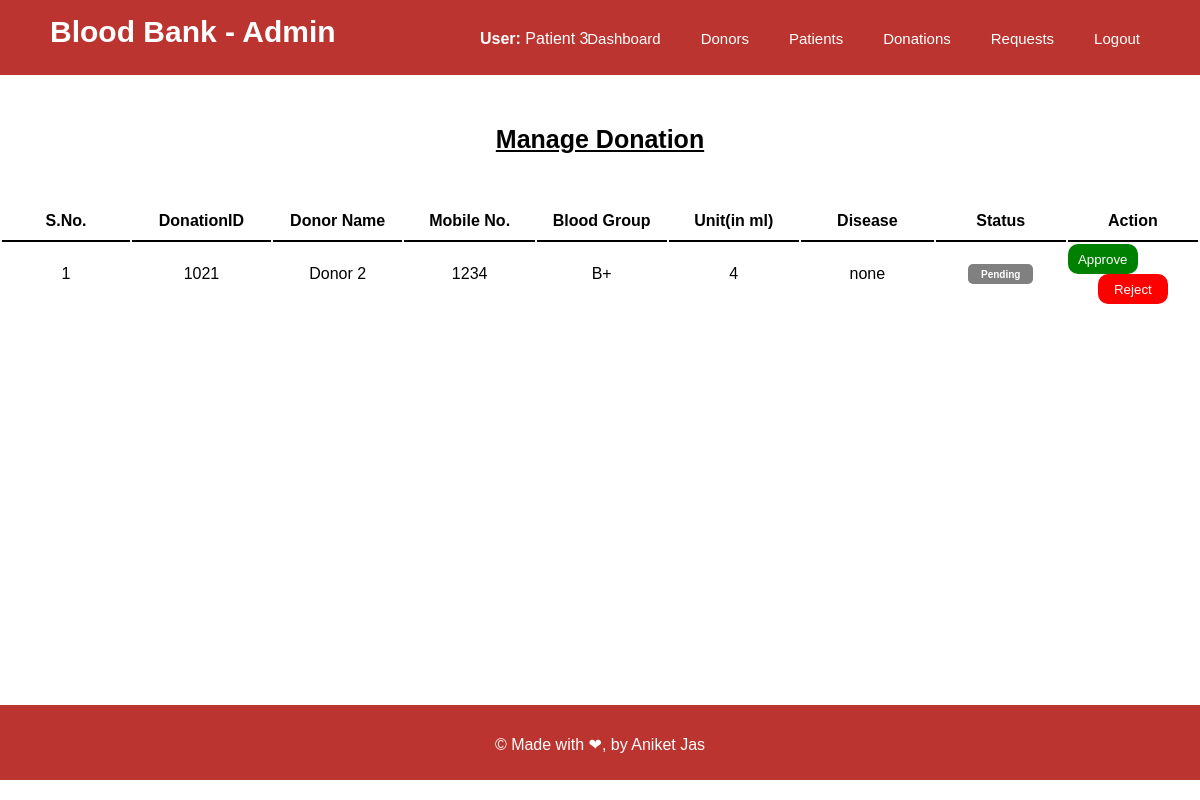
/admin/donationrequest.php (signed in), run on the app's committed database.
### tables this page shows
CREATE TABLE `donation` (
  `donor_id` int NOT NULL,
  `blood_group` varchar(5) NOT NULL,
  `no_units` int NOT NULL,
  `disease` varchar(20) DEFAULT NULL,
  `status` int DEFAULT NULL,
  `donation_id` int NOT NULL AUTO_INCREMENT,
  PRIMARY KEY (`donation_id`)
);

CREATE TABLE `donors` (
  `id` int NOT NULL AUTO_INCREMENT,
  `name` varchar(50) NOT NULL,
  `email` varchar(50) NOT NULL,
  `password` varchar(20) NOT NULL,
  `mobile` varchar(10) DEFAULT NULL,
  PRIMARY KEY (`id`)
);

### admin/donationrequest.php (the view, shortened to what this page needs)
<html>
    <head>
        <link rel="stylesheet" href="../css/admindashboard.css?v=<?php echo time(); ?>">
        <link rel="stylesheet" href="../css/donordetails.css?v=<?php echo time(); ?>">
    </head>
    <body>
    <?php
        $name = $_SESSION['uid'];
            echo "<div class='navbar'>
            <p class='title'>Blood Bank - Admin</p>
            <p class='name'><b>User:</b> $name</p>
            <ul>
                <li><a href='admindashboard.php'>Dashboard</a></li>
                <li><a href='donordetails.php'>Donors</a></li>
                <li><a href='patientdetails.php'>Patients</a></li>
                <li><a href='donationrequest.php'>Donations</a></li>
                <li><a href='bloodrequest.php'>Requests</a></li>
                <li><a href='../logout.php'>Logout</a></li>
            </ul>
        </div>";
        echo "<div class='contentbox'>
        <p class='heading'>Manage Donation</p>
        ";
        echo "
        <div class='table'><table>
        <tr>
        <th class='thead'>S.No.</th>
        <th class='thead'>DonationID</th>
        <th class='thead'>Donor Name</th>
        <th class='thead'>Mobile No.</th>
        <th class='thead'>Blood Group</th>
        <th class='thead'>Unit(in ml)</th>
        <th class='thead'>Disease</th>
        <th class='thead'>Status</th>
        <th class='thead'>Action</th>
        </tr>";
        $con = mysqli_connect('localhost', 'root', '8338','bloodbank');
        $q = "select * from donation where status=0";
        $rs = mysqli_query($con,$q);
        $sno=1;
        while($row = mysqli_fetch_array($rs)){
            echo "<tr>
        <td>$sno</td>
        <td>$row[donation_id]</td>";
        $donorq = "select * from donors where id = '$row[donor_id]'";
        $donorResult = mysqli_query($con,$donorq);
        if($r = mysqli_fetch_array($donorResult)){
            echo "<td>$r[name]</td>
            <td>$r[mobile]</td>";
        }
        echo "<td>$row[blood_group]</td>
        <td>$row[no_units]</td>
        <td>$row[disease]</td>";
        $bg = urlencode($row['blood_group']);
            echo "<td class='btn'>
                <button class='pending'>Pending</button>
            </td>
            <td class='btn'>
            <button class='edit'><a href='action.php?id=$row[donation_id]&status=1&unit=$row[no_units]&bg=$bg'>Approve</a></button>
            <button class='delete'><a href='action.php?id=$row[donation_id]&status=2&unit=$row[no_units]&bg=$row[blood_group]'>Reject</a></button>
        </td>";
        echo "</tr>";}
        echo "</table></div></div>"
        ?>
        <div class="footer">&copy; Made with &#10084;, by Aniket Jas</div>
    </body>
</html>

### css/admindashboard.css (style rules this page uses)
* { margin: 0; padding: 0; font-family: Arial, Helvetica, sans-serif; box-sizing: border-box; }
.navbar { width: 100%; height: 75px; background-color: #bb342f; }
.navbar .title { float: left; width: 40%; color: white; font-size: 30px; font-weight: 900; padding-left: 50px; padding-top: 15px; }
.navbar .name { float: left; width: 15%; color: white; padding-top: 30px; }
.navbar ul { float: left; display: flex; justify-content: flex-end; padding-right: 40px; width: 45%; }
li { float: left; list-style: none; margin: 20px; margin-top: 30px; }
li a { color: white; text-decoration: none; font-size: 15px; }
.contentbox { min-height: 72.5%; margin-bottom: 50px; display: grid; grid-template-rows: 75px auto; justify-content: center; padding-top: 50px; }
.footer { height: 75px; width: 100%; background-color: #bb342f; color: white; text-align: center; padding-top: 30px; }

### css/donordetails.css (style rules this page uses)
* { margin: 0; padding: 0; font-family: Arial, Helvetica, sans-serif; box-sizing: border-box; }
.thead, td { padding: 10px; width: 150px; text-align: center; }
.thead { border-bottom: 2px solid black; }
.table { align-self: baseline; }
.btn { margin: 0; padding: 0; }
.edit { background-color: green; height: 30px; width: 70px; border: none; border-radius: 10px; float: left; }
.edit a, .delete a { color: white; text-decoration: none; }
.delete { background-color: red; height: 30px; width: 70px; border: none; border-radius: 10px; }
.footer { height: 75px; width: 100%; background-color: #bb342f; color: white; text-align: center; padding-top: 30px; }
.heading { font-size: 25px; font-weight: 800; text-align: center; text-decoration: underline; width: 100%; }
.approved, .rejected, .pending, .action { font-size: 10px; font-weight: 600; width: 50%; height: 20px; border: none; border-radius: 5px; background-color: darkgreen; color: white; }
.pending { background-color: grey; }

### data on the page
donation: donation_id "1021", donor.name "Donor 2", donor.mobile "1234", blood_group "B+", no_units "4", disease "none"

### other printed values
$name "Patient 3"
